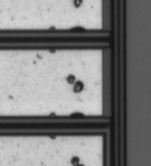
#> input picture input/binary_task1.bmp, 151 x 166 px, found by its file name
$ jupyter execute HW4.ipynb
#> lines starting #> are read from the running program, lines starting #| are printed output that depends on the picture; after the words box and inside, x2 and y2 are one past the last pixel; in counts of white or black regions, pixels touching at a corner belong together
[cell 1]
import cv2
import numpy as np
import matplotlib.pyplot as plt

img=cv2.imread(r"C:\Users\AN515\Desktop\NHW\input\binary_task1.bmp",0)
#> img is the input picture: shape (166, 151); min 19, max 216, mean 126.8

plt.imshow(img,cmap='gray')
plt.show()

[cell 2]
#切區域
y1, y2 = 50, 115
x1, x2 = 1, 100
roi = img[y1:y2, x1:x2]
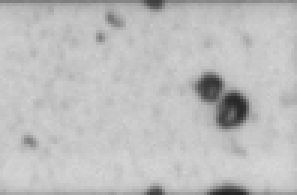
#> roi: shape (65, 99) (shown 3 times larger); min 36, max 216, mean 189.6
plt.subplot(1,3,1)
plt.imshow(roi,cmap='gray')

#二值化
_, binary = cv2.threshold(roi, 115, 255, cv2.THRESH_BINARY_INV)
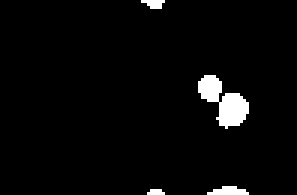
#> binary: shape (65, 99) (shown 3 times larger); 3.3% white; 4 white regions (2 under 20 px)
#> `[cell 2] #切區域 y1, y2 = 50, 115 x1, x2 = 1, 100 roi = img[y1:y2, x1:x2]..`:
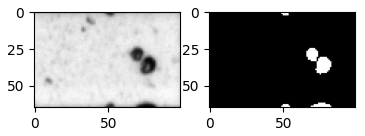
#> figure drawn by matplotlib, 2 panels
plt.subplot(1,3,2)
plt.imshow(binary,cmap='gray')

# [8 lines of commented-out code are left out]

[cell 3]
#找輪廓
contours, _ = cv2.findContours(binary, cv2.RETR_TREE, cv2.CHAIN_APPROX_SIMPLE)
#> contours = 4 contours, 3 with area under 20; largest, box (x1, y1, x2, y2) and area: (66, 25, 83, 43) 124
#篩pad設面積大小
pads = [cnt for cnt in contours if 15 < cv2.contourArea(cnt) < 500]
#> pads = 2 contours, 1 with area under 20; largest, box (x1, y1, x2, y2) and area: (66, 25, 83, 43) 124

#在result上畫結果
result = cv2.cvtColor(roi, cv2.COLOR_GRAY2BGR)
At=0
for cnt in pads:
    A=cv2.contourArea(cnt)
    At+=A
    cv2.drawContours(result, [cnt], -1, (0,255,0), 1) #在result上畫結果
#> this loop made 2 passes
#> (A, At) on passes 1 to 2: (16, 16), (124.5, 140.5)
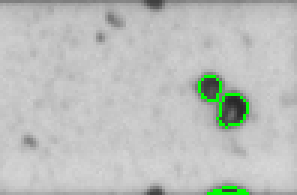
#> result: shape (65, 99, 3) (shown 3 times larger); mean B, G, R 188.5, 191.6, 188.5
#> after the loop, At = 140.5
print("Total Area of Pad", At)
#| Total Area of Pad 140.5

#剛剛算的蓋到原圖
final = cv2.cvtColor(img, cv2.COLOR_GRAY2BGR)
final[y1:y2, x1:x2] = result
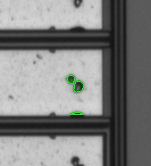
#> final: shape (166, 151, 3); 0.31% of pixels changed, all inside (x1, y1, x2, y2) = (67, 75, 84, 115)

plt.imshow(cv2.cvtColor(final, cv2.COLOR_BGR2RGB))
plt.title("result")
plt.show()
